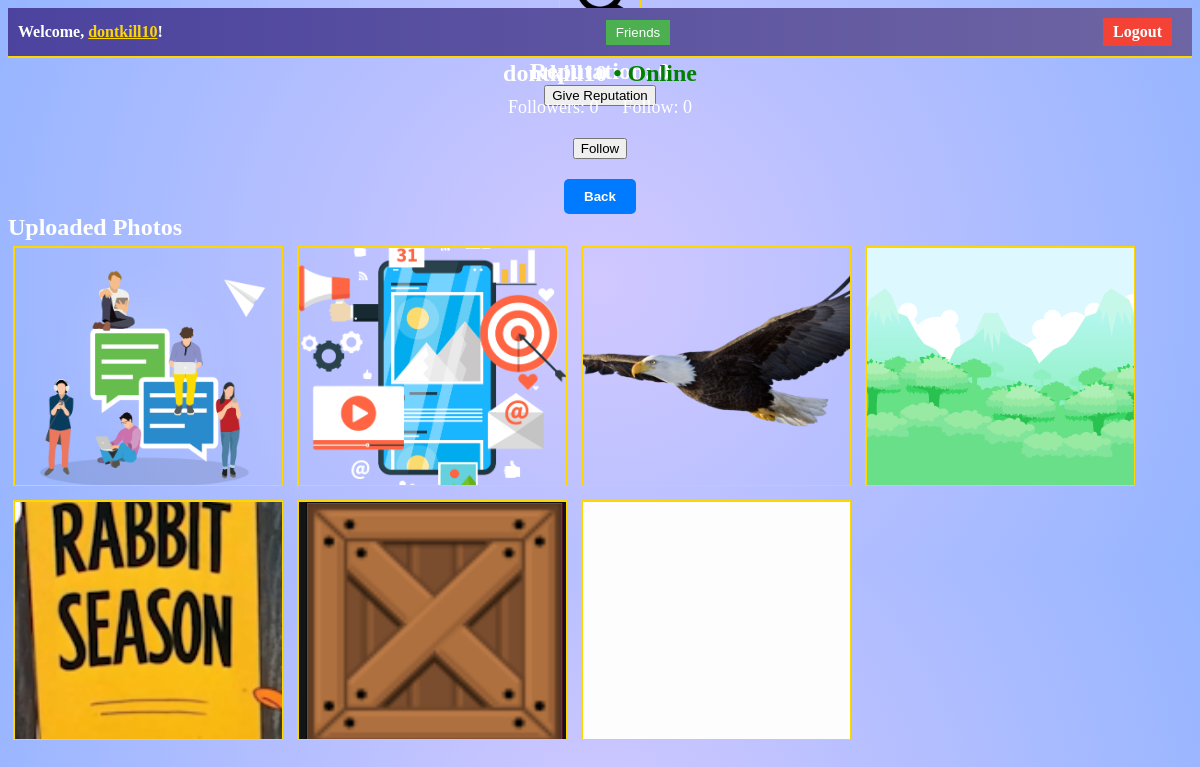
The page /user_profile/dontkill10 (signed in) on the database its author committed.
### main.py (models this page shows, shortened)
class User(db.Model, UserMixin):
    id = db.Column(db.Integer, primary_key=True)
    username = db.Column(db.String(80), unique=True, nullable=False)
    password = db.Column(db.String(120), nullable=False)
    email = db.Column(db.String(120), unique=True, nullable=False)
    profile_photo = db.Column(db.String(255))  # Add this line
    profile_photos = db.Column(db.String(1000))  # Store a list of filenames
    likes = db.relationship("Like", backref="user", lazy=True)
    reputation = db.Column(db.Integer, default=0)
    last_given_reputation_timestamp = db.Column(db.DateTime, default=None)
    reputation_given_count = db.Column(db.Integer, default=0)
    coins = db.Column(db.Integer, default=10)  # Initialize coins to 10
    selected_border_color = db.Column(db.String(20))  # Store the selected border color
    selected_username_color = db.Column(
        db.String(7)
    )  # Store color as a hex string (e.g., "#RRGGBB")
    selected_username_comment = db.Column(db.String(7))  # Store color for comment
    uploaded_photo_count = db.Column(db.Integer, default=0)  # Initialize with 0
    trivia_score = db.Column(
        db.Integer, default=0
    )  # Add this line to store the trivia score
    has_purchased_border_width = db.Column(db.Boolean, default=False)
    selected_border_width = db.Column(
        db.Integer, default=1
    )  # Default border width is 1px
    last_seen = db.Column(db.DateTime, default=datetime.utcnow)
    reset_token = db.Column(db.String(100), nullable=True)
    followers = db.relationship(
        "User",
        secondary="followers",
        primaryjoin="User.id==followers.c.followee_id",
        secondaryjoin="User.id==followers.c.follower_id",
        backref="following",
    )
    friends = relationship(
        "User",
        secondary="friendship",
        primaryjoin=id == Friendship.user_id,
        secondaryjoin=id == Friendship.friend_id,
    )

class Photo(db.Model):
    id = db.Column(db.Integer, primary_key=True)
    filename = db.Column(db.String(255), nullable=False)
    user_id = db.Column(db.Integer, db.ForeignKey("user.id"), nullable=False)
    user = db.relationship("User", backref=db.backref("photos", lazy=True))
    likes = db.relationship(
        "Like", backref="photo", lazy=True, cascade="all, delete-orphan"
    )
    comments = db.relationship(
        "Comment", backref="photo_ref", lazy=True, cascade="all, delete-orphan"
    )
    border_color = db.Column(
        db.String(20)
    )  # Store the border color associated with the photo
    border_width = db.Column(db.Integer)

### main.py (the view)
@app.route("/user_profile/<username>")
@login_required
def user_profile(username):
    if not current_user.profile_photo:
        current_user.profile_photo = "placeholder.png"  # Set the default profile photo
    user = User.query.filter_by(username=username).first()
    if user:
        user_reputation = (
            user.reputation
        )  # Replace 'reputation' with the actual field in your User model
        user_uploaded_photos = Photo.query.filter_by(user_id=user.id).all()
        return render_template(
            "user_profile.html",
            user=user,
            reputation=user_reputation,
            user_uploaded_photos=user_uploaded_photos,
        )
    else:
        flash("User not found.", "error")
        return redirect(url_for("dashboard"))

### main.py (called while the page is built)
@login_manager.user_loader
def load_user(user_id):
    return User.query.get(int(user_id))

@app.before_request
def update_last_seen():
    if current_user.is_authenticated:
        current_user.last_seen = datetime.now(timezone.utc)
        db.session.commit()

### templates/user_profile.html (shortened to what this page needs)
<!DOCTYPE html>
<html lang="en">
<head>
    <link rel="stylesheet" href="{{ url_for('static', filename='user_profile.css') }}">
</head>
<body>
<div class="navbar">
    <span>Welcome, <a href="{{ url_for('profile') }}" class="username-link"><span class="username">{{ current_user.username }}</span></a>!</span>
    <button class="friends-button" onclick="window.location.href='{{ url_for('friends') }}'">Friends</button>
    <a href="{{ url_for('logout') }}" class="logout-button">Logout</a>
</div>
<div class="reputation-section">
    <h2 class="reputation-text">Reputation: <span id="reputation-count">{{ reputation }}</span></h2>
    <button id="give-reputation-button" data-receiver-user-id="{{ user.id }}">
        Give Reputation
    </button>
</div>
<div class="profile-container">
    <div class="profile-avatar">
        <img src="{{ url_for('static', filename='uploads/profile-photo/' ~ user.profile_photo) }}" alt="User Avatar">
    </div>
    <div class="profile-info">
        <h1 class="username-info">
    {{ user.username }}
    <span class="user-status" data-last-seen="{{ user.last_seen }}"></span>
</h1>
        <div class="profile-header">
            <div class="follower-following-counts">
                <div class="follower-count">Followers: {{ user.followers|length }}</div>
                <div class="following-count">Follow: {{ user.following|length }}</div>
            </div>
            <div class="follow-unfollow-button">
                <button
                    id="follow-btn"
                    data-user-id="{{ user.id }}"
                >
                </button>
            </div>
        </div>
        <div class="center-button">
            <button class="back-button" onclick="window.location.href='{{ url_for('dashboard') }}'">Back</button>
        </div>
        <div class="dashboard-content">
            <div class="uploaded-photos-section">
                <h2>Uploaded Photos</h2>
                <div class="uploaded-photos-grid">
                    {% for uploaded_photo in user_uploaded_photos %}
                        <div class="uploaded-photo-box">
                            <div class="uploaded-photo">
                                <img src="{{ url_for('static', filename='uploads/' ~ uploaded_photo.filename) }}" alt="Uploaded Photo" class="profile-image" data-image-src="{{ url_for('static', filename='uploads/' ~ uploaded_photo.filename) }}">
                            </div>
                        </div>
                    {% endfor %}
                </div>
            </div>
        </div>
    </div>
</div>
</body>
</html>

### static/user_profile.css (style rules this page uses)
body { background: radial-gradient(circle, #d1c8ff, #96b5ff); }
h1, h2, h3, p, ul, li { margin: 0; padding: 0; color: white; }
.navbar { background: linear-gradient(90deg, #4b439e, #6e65a3); color: white; padding: 10px; display: flex; justify-content: space-between; align-items: center; font-weight: bold; border-bottom: 2px solid gold; text-align: right; position: relative; }
.navbar .username { cursor: pointer; text-decoration: underline; }
.navbar .logout-button { background-color: #4caf50; color: #fff; border: none; padding: 5px 10px; margin-right: 10px; cursor: pointer; text-decoration: none; }
.navbar .friends-button { background-color: #4caf50; color: #fff; border: none; padding: 5px 10px; cursor: pointer; text-decoration: none; margin-left: 10px; }
.navbar .logout-button { background-color: #f44336; }
.username { color: gold; cursor: pointer; }
.logout-button { text-decoration: none; transition: color 0.3s; }
.profile-container { display: flex; flex-direction: column; justify-content: center; align-items: center; height: 50vh; }
.reputation-section { display: flex; flex-direction: column; justify-content: center; align-items: center; }
.back-button { padding: 10px 20px; background-color: #007bff; color: white; border: none; border-radius: 5px; cursor: pointer; font-weight: bold; transition: background-color 0.3s, color 0.3s; }
.center-button { text-align: center; }
.follower-following-counts { text-align: center; margin-top: 10px; }
.follower-count, .following-count { display: inline-block; color: white; font-size: 18px; margin: 0 10px; }
.profile-info h1 { text-align: center; color: white; font-size: 24px; margin-top: 10px; }
#follow-btn { margin-top: 20px; margin-bottom: 20px; }
.follow-unfollow-button { text-align: center; }
.profile-avatar img { width: 80px; height: 80px; object-fit: cover; border: 1px solid gold; }
.uploaded-photo-box { display: inline-block; margin: 5px; width: 268px; height: 238px; border: 1px solid gold; overflow: hidden; }
.uploaded-photo { width: 100%; height: 100%; display: block; object-fit: contain; }
.uploaded-photo img { width: 100%; height: 100%; object-fit: cover; border: 1px solid gold; }
@media (min-width: 768px) { .uploaded-photo-box:nth-child(3n+1) { clear: left; } }
.user-status.online { color: green; }

### rows shown on the page
User: username "dontkill10"
Photo: filename (picture)
Photo: filename (picture)
Photo: filename (picture)
Photo: filename (picture)
Photo: filename (picture)
Photo: filename (picture)
Photo: filename (picture)

### other values the page prints
{{ reputation }} "0"
{{ user.followers|length }} "0"
{{ user.following|length }} "0"
